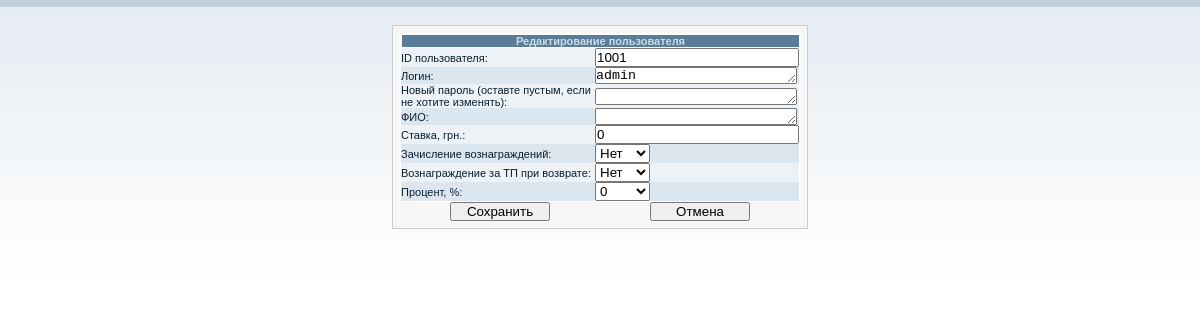
The page /update/edit_user.php?id=1001 (signed in) on the database its author committed.
### tables this page shows
CREATE TABLE IF NOT EXISTS `users` (
  `ID` int(10) NOT NULL,
  `login` varchar(100) NOT NULL,
  `password` varchar(100) NOT NULL,
  `AED` varchar(50) NOT NULL,
  `VOT` varchar(50) NOT NULL,
  `storepriv` varchar(50) NOT NULL,
  `allpriv` varchar(1) NOT NULL,
  `kassapriv` varchar(1) NOT NULL,
  `rollpriv` varchar(1) NOT NULL,
  `sebespriv` varchar(1) NOT NULL,
  `kontpriv` varchar(1) NOT NULL,
  `adminpriv` varchar(10) NOT NULL,
  `rootpriv` varchar(10) NOT NULL,
  `fio_usera` varchar(100) NOT NULL,
  `stavka` varchar(100) NOT NULL,
  `bonus_stavka` varchar(5) NOT NULL,
  `proc_stavka` varchar(5) NOT NULL,
  `vozvrat_voznag` varchar(5) NOT NULL
);

### update/edit_user.php (the view, shortened to what this page needs)
<?php include ("../config.php");
if ((isset($_SESSION['user_id'])) && ($_SESSION['password_secret_id_string'] == md5($_SERVER['REMOTE_ADDR'].$_SESSION['user_id'].session_id().'6891'))) {
 if (isset($_GET['id'])) {$id = $_GET['id'];  if ($id == '') {unset ($id);}}
$result = mysql_query("SELECT `ID`, `login`, `fio_usera`, `stavka`, `bonus_stavka`, `proc_stavka`, `vozvrat_voznag` FROM `users` WHERE `ID`='$id'",$db);
$myrow = mysql_fetch_array($result);
?>
<!DOCTYPE HTML PUBLIC "-//W3C//DTD HTML 4.01 Transitional//EN" "http://www.w3.org/TR/html4/loose.dtd">
<html>
<head>
<link href="../style.css" rel="stylesheet" type="text/css" />
</head>
<body>
<div align="center">
	<table border="0" style="border:1px solid #ccc; background:#f6f6f6; padding:5px; align:center; valign:center;">
		<tr><td>
<form action="insert_user.php" method="post">
<table width="400" cellpadding="10" cellspacing="0" style="border:1px solid #fff;">
  <tr>
    <td colspan="2" align="center" style="background:url(../images/header-bg.gif); text-align:center; color:#cfdce7; border:1px solid #fff; border-right:none"><b><p>Редактирование пользователя</p></b></td>
    </tr>
  <tr bgcolor="#ecf2f6">
  	<td width="200"><p>ID пользователя:</p></td>
  	<td width="200"><input type="text" name="ID" readonly="readonly" value="<?php echo $myrow['ID'] ?>"></td>
    </tr>
  <tr bgcolor="#dce6ee">
    <td><p>Логин:</p></td>
  	<td><textarea name="login" cols="30" rows="1"><?php echo $myrow['login'] ?></textarea></td>
  </tr>
  <tr bgcolor="#ecf2f6">
	<td><p>Новый пароль (оставте пустым, если не хотите изменять):</p></td>
  	<td><textarea name="password" cols="30" rows="1"></textarea></td>
    </tr>
  <tr bgcolor="#dce6ee">
	<td><p>ФИО:</p></td>
  	<td><textarea name="fio_usera" cols="30" rows="1"><?php echo $myrow['fio_usera'] ?></textarea></td>
    </tr>
  <tr bgcolor="#ecf2f6">
	<td><p>Ставка, грн.:</p></td>
  	<td><input type="text" name="stavka" value="<?php echo $myrow['stavka'] ?>"></td>
    </tr>
  <tr bgcolor="#dce6ee">
	<td><p>Зачисление вознаграждений:</p></td>
  	<td><select name="bonus_stavka" style="width:55px;"><?php if ($myrow['bonus_stavka'] == 1) {printf("<option value='0'>Нет</option><option value='1' selected='selected'>Есть</option>");} else {printf("<option value='0' selected='selected'>Нет</option><option value='1'>Есть</option>");}?></select></td>
    </tr>
  <tr bgcolor="#ecf2f6">
	<td><p>Вознаграждение за ТП при возврате:</p></td>
  	<td><select name="vozvrat_voznag_tp" style="width:55px;"><?php if ($myrow['vozvrat_voznag'] == 1) {printf("<option value='0'>Нет</option><option value='1' selected='selected'>Есть</option>");} else {printf("<option value='0' selected='selected'>Нет</option><option value='1'>Есть</option>");}?></select></td>
    </tr>
  <tr bgcolor="#dce6ee">
	<td><p>Процент, %:</p></td>
  	<td><select name="proc_stavka" style="width:55px;"><?php for ($i=0; $i<=50; $i++) {if  (strval($i) == $myrow['proc_stavka']) {printf("<option value='%s' selected='selected'>%s</option>",$i,$i);} else {printf("<option value='%s'>%s</option>",$i,$i);}} ?></select></td>
    </tr>
  </table>
 <table width="400" cellpadding="10" cellspacing="0" border="0">
 	<tr>
    <td width="200" align="center"><input name="edit_user" type="submit" style="width:100px;" value="Сохранить" ></td>
    <td width="200" align="center"><input name="cansel" type="button" style="width:100px;" value="Отмена" onclick="top.location.href='../users.php'" ></td>
  </tr>
 	</table>
 </form>
 </td></tr></table>
</div>
</body>
</html>
<?php
}
else {
header("Location: ../index.php");
die();
}
 ?>

### style.css (style rules this page uses)
* { margin:0; padding:0; outline:none }
body { font:11px Verdana,Arial; margin:25px; background:#fff url(images/bg.gif) repeat-x; color:#091f30 }

### update/edit_user.php (style rules this page uses)
INPUT { width: 200px; }
TEXTAREA { width: 200px; }

### rows shown on the page
users: ID "1001", login "admin", stavka "0", bonus_stavka "Нет", vozvrat_voznag_tp "Нет", proc_stavka "0"
